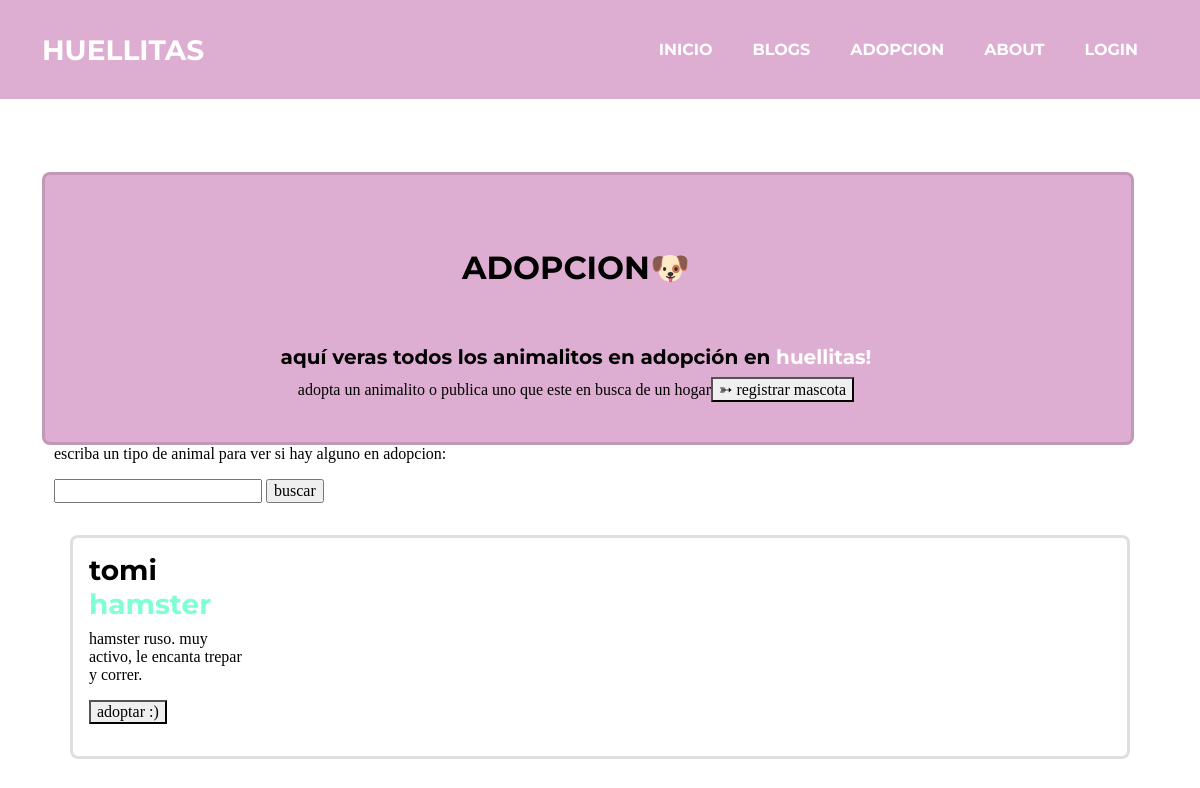
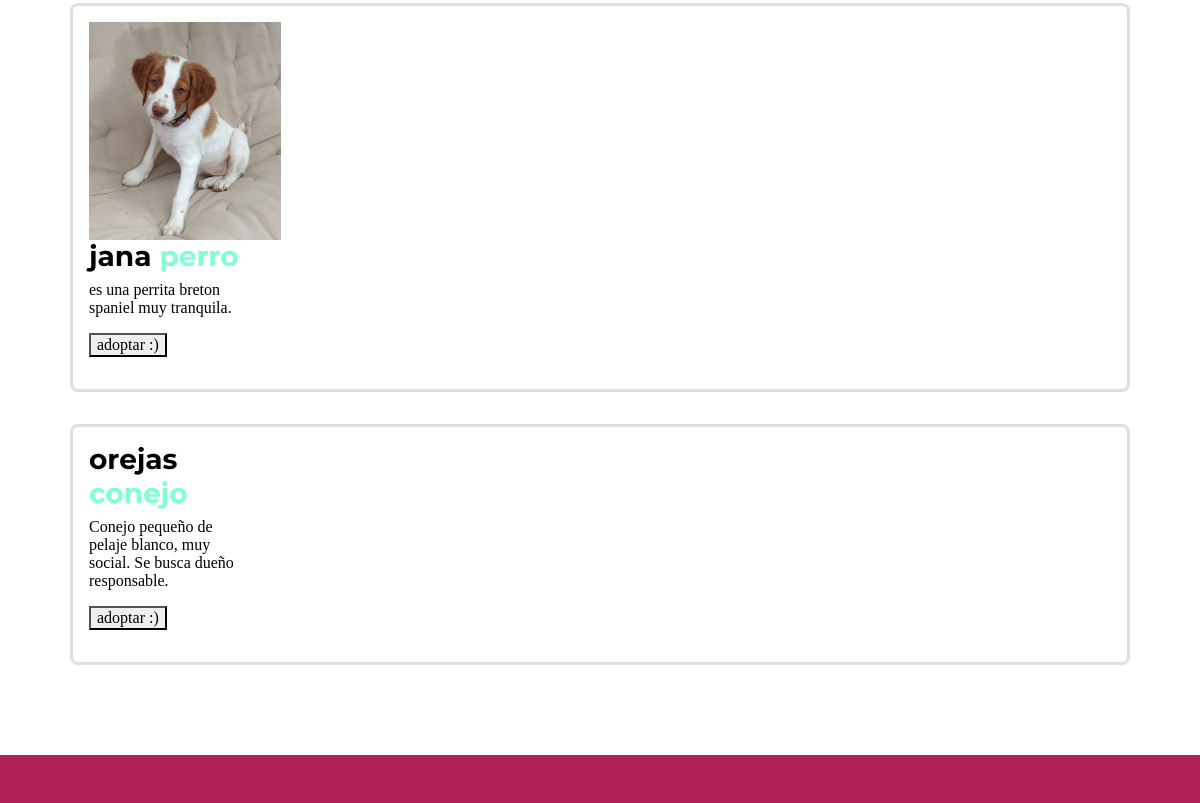
Before: /animalitos/ with the older database file (2 pictures, top to bottom).
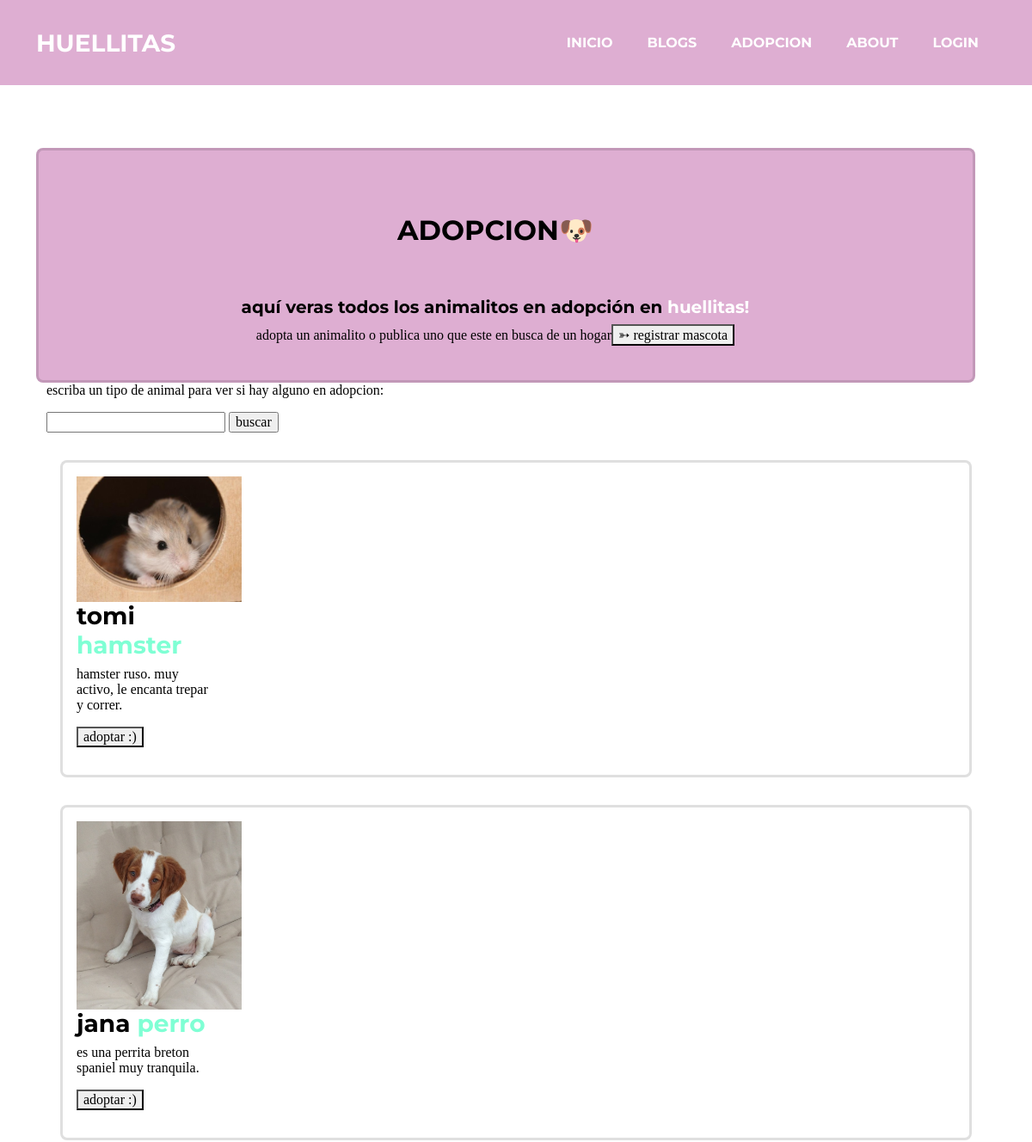
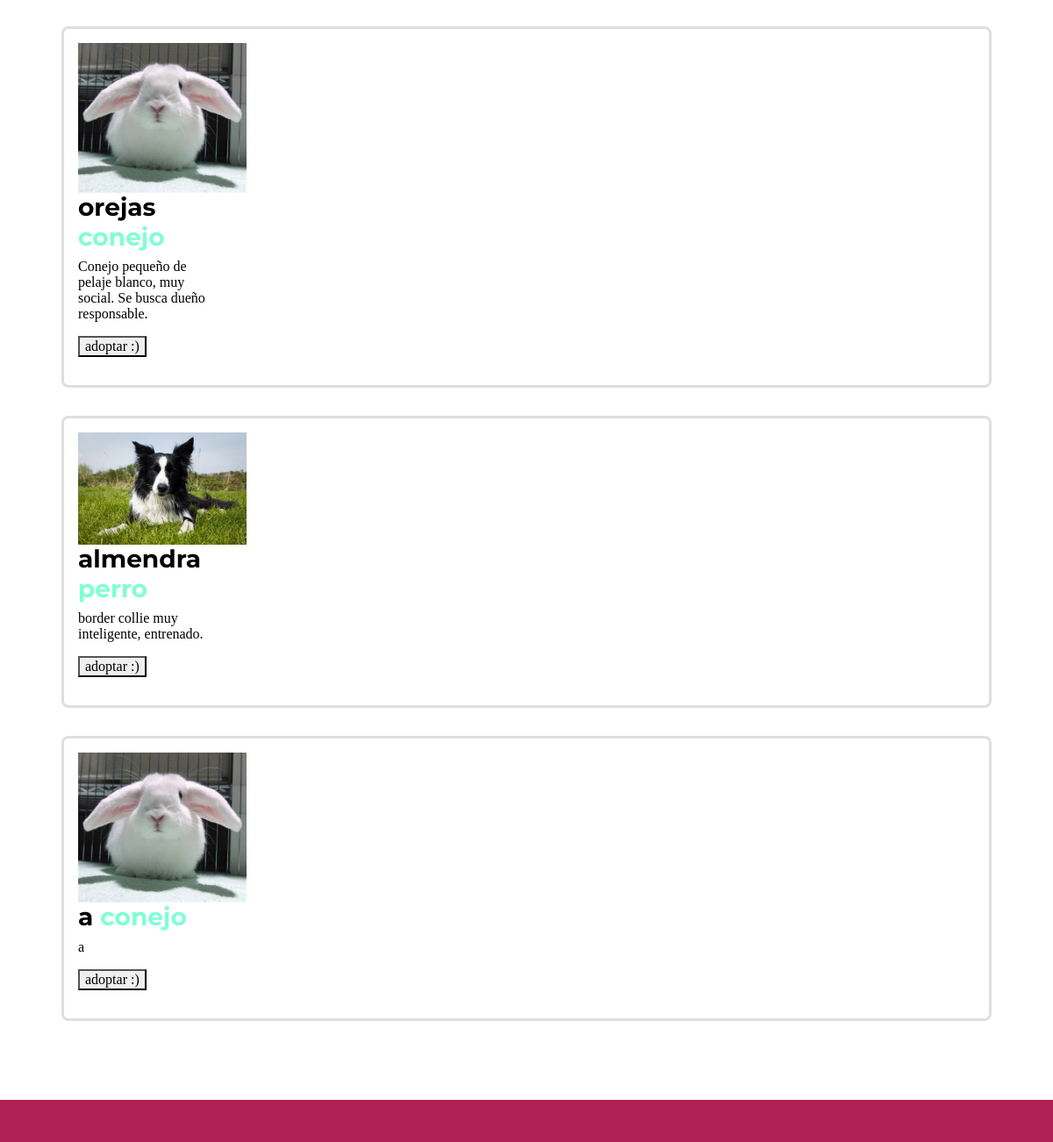
After: the same page with the newer database file (2 pictures, top to bottom).
### blog/models.py (models this page shows, shortened)
class animal(models.Model):
    nombre = models.CharField(max_length=64)
    edad= models.IntegerField()
    tipo_de_animal = models.CharField(max_length=200)
    curiosidades = models.TextField(null= True)
    imagen = models.ImageField(upload_to='animales', null = True, blank=True)
    email = models.EmailField(null = True)

### blog/views.py (the view)
# urls.py: path('animalitos/', views.animalitos, name="animalitos"),
def animalitos(request):
    animalitos = animal.objects.all()
    return render(request, 'animalitos.html', {
        'animalitos': animalitos
    })

### blog/templates/animalitos.html (shortened to what this page needs)
{% extends 'base.html' %}
{% load static %}
{% block content %}
<header class="row card bg-primary text-white text-center">
        <div class="row my-4 text-center">
    <h2 class="text-center text-uppercase">adopcion🐶</h2>
    <div class="text-center">    <h5>aquí veras todos los animalitos en adopción en <h style="color:white"> huellitas!</h></h5>
        <p>adopta un animalito o publica uno que este en busca de un hogar<a href="{% url 'registra tu mascota' %}"><button> ➳ registrar mascota </button></a></p>
    </div>
    </header>
<p> escriba un tipo de animal para ver si hay alguno en adopcion:
    <form action="buscar/" method="GET">
        <input typer="text" name="q" id="buscador">
        <input type="submit" value="buscar">
    </form>
</p>
{% for animal in animalitos %}
<div class="p-3">
    <div class="card card-body">
        <div class="row">
        <div class="col-3">
            {% if animal.imagen %}
            <img src="{{ animal.imagen.url }}" width="192px" height="192px" class="img-fluid">
            {% endif %}
            <div class="col-8">
            <h3>{{ animal.nombre }} <a style="color:aquamarine"> {{ animal.tipo_de_animal }}</a></h3>
            <p>{{ animal.curiosidades|striptags|truncatechars:100 }}</p>
            </div>
            <p>
                <a href="{% url 'adoptar' animal.id %}">
                <button>adoptar :)</button>
                </a>
            </p>
        </div>
        </div>
    </div>
</div>
{% endfor %}
{% endblock %}

### blog/templates/base.html (shortened to what this page needs)
{% load static %}
<!DOCTYPE html>
<html lang="en">
    <head>
        <link href="{% static 'css/styles.css' %}" rel="stylesheet" />
    </head>
    <body id="page-top">
        <nav class="navbar navbar-expand-lg bg-primary text-uppercase fixed-top" id="mainNav">
            <div class="container">
                <a class="navbar-brand" href="">Huellitas</a>
                <div class="collapse navbar-collapse" id="navbarResponsive">
                    <ul class="navbar-nav ms-auto">
                        <li class="nav-item mx-0 mx-lg-1"><a class="nav-link py-3 px-0 px-lg-3 rounded" href="{% url '' %}">inicio</a></li>
                        <li class="nav-item mx-0 mx-lg-1"><a class="nav-link py-3 px-0 px-lg-3 rounded" href="{% url 'blogs' %}">blogs</a></li>
                        <li class="nav-item mx-0 mx-lg-1"><a class="nav-link py-3 px-0 px-lg-3 rounded" href="{% url 'animalitos' %}">adopcion</a></li>
                        <li class="nav-item mx-0 mx-lg-1"><a class="nav-link py-3 px-0 px-lg-3 rounded" href="{% url 'about' %}">about</a></li>
                        {% if request.user.is_authenticated %}
                        {% if user.avatar == None %}
                        <img src="{% static 'assets/img/portfolio/icono-default.png' %}" width="50px" height="50px" class="img-fluid" />
                        {% else %}
                        <img src="{{user.avatar.imagen.url}}" width="50px" height="50px" class="img-fluid"/>
                        {% endif %}
                        <div class="dropdown">
                            <button class="btn dropdown-toggle" type="button" data-bs-toggle="dropdown" aria-expanded="false">
                              cuenta
                            </button>
                            <ul class="dropdown-menu">
                              <li><a class="dropdown-item" href="{% url 'editar perfil' %}">edital perfil</a></li>
                              <li><a class="dropdown-item" href="{% url 'agregar_avatar' %}">agregar avatar</a></li>
                              <li><a class="dropdown-item" href="{% url 'logout' %}">logout</a></li>
                            </ul>
                          </div>
                        {% else %}
                        <li class="nav-item mx-0 mx-lg-1"><a class="nav-link py-3 px-0 px-lg-3 rounded" href="{% url 'login' %}">login</a></li>
                        {% endif %}
                    </ul>
                </div>
            </div>
        </nav>
  <div class="container p-4">
    {% block content %}
    {% endblock %}
  </div>
  <div class="copyright py-4 text-center text-white">
  </div>
    </body>

Changed rows visible on the page:
changed animal "tomi": imagen: picture added
changed animal "orejas": imagen: picture added
added animal: imagen (picture), nombre "almendra", tipo_de_animal "perro", curiosidades "border collie muy inteligente, entrenado."
added animal: imagen (picture), nombre "a", tipo_de_animal "conejo", curiosidades "a"
